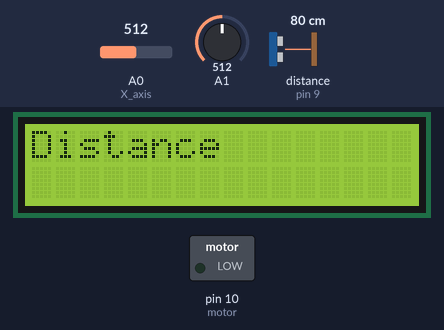
This sketch was run on a simulated Arduino Uno, built with avr-gcc and run on an emulated ATmega328P. Shown: 16×2 character LCD, switched loads named in the sketch (green lamp = pin HIGH). Wiring (inferred from the names in the program): ultrasonic range finder: trigger pin 8; echo pin 9. Inputs (shaded band) come from the test bench; at power-on: A1 = 512, A0 (X_axis) = 512, distance to the obstacle (sensor on pin 9) 80 cm. The echo pulse lasts 58.3 µs per cm; pins used as bus, display or sensor lines are not drawn; what the sketch prints to the serial monitor is not drawn.

Above: at 0.1 s.
At 2.2 s:
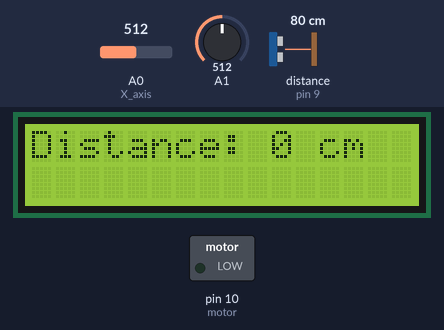
2.3 s: A1 set to 977
3.8 s: A1 set to 1005
Timing chart, 0 to 6.8 s (numbered marks = the images above; inputs shaded):
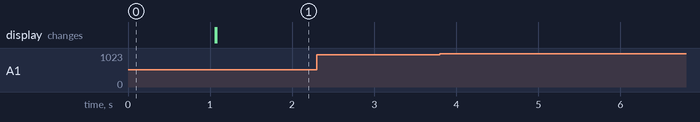

Measured:
- after the input at 2.3 s, every drawn part: stays the same
- after the input at 3.8 s, every drawn part: stays the same

The sketch:

Communication_loop.ino
```cpp
#define STX 0x70  // Start of Text
#define ETX 0x71  // End of Text

char txButton, txTilt, txPot, txA, txB, txC, txD;  // Transmit variables
char txBuffer[8] = {0,0,0,0,0,0,0,ETX};  // Transmit buffer initialized with ETX
char rxBuffer[7];  // Receive buffer
char rxButton, rxTilt, rxPot, rxA, rxB, rxC, rxD;  // Receive variables
int  rx_index;  // Index for receive buffer

#include <LiquidCrystal.h>

// LCD configuration pins
const int rs = 6, en = 7, d4 = 5, d5 = 4, d6 = 3, d7 = 2;
LiquidCrystal lcd(rs, en, d4, d5, d6, d7);

// Sensor and actuator pins
const int trigger = 8;  // Pin connected to the trigger pin of the ultrasonic sensor
const int echo = 9;     // Pin connected to the echo pin of the ultrasonic sensor
const int X_axis = A0;  // Analog pin connected to the X-axis of the joystick
const int motor = 10;   // Pin connected to the motor control


// Function to read inputs from sensors
void readInputs()
{
  long duration;           // Variable to store the duration of the ultrasonic pulse
  int objectDistance;      // Variable to store the calculated distance of an object

  // Trigger the ultrasonic sensor
  digitalWrite(trigger, LOW);         // Ensure the trigger pin is low
  delayMicroseconds(2);               // Wait for 2 microseconds
  digitalWrite(trigger, HIGH);        // Set the trigger pin high to send a pulse
  delayMicroseconds(10);              // Wait for 10 microseconds
  digitalWrite(trigger, LOW);         // Set the trigger pin low again

  // Measure the echo duration (time for the pulse to return)
  duration = pulseIn(echo, HIGH);

  // Calculate the distance in centimeters
  // The formula is based on the speed of sound (343 m/s or 0.034 cm/µs)
  // Dividing by 2 accounts for the round trip of the sound wave
  objectDistance = duration * 0.034 / 2;

  txA = objectDistance;  // Store the calculated distance in the variable `txA`

  // Read the X-axis position of the joystick
  int joystick = analogRead(X_axis);  // Read the analog value from the joystick's X-axis
  int motorVelocity = 0;             // Variable to store the mapped motor velocity

  // Map joystick values to motor velocity
  if (joystick >= 512) {
    // If the joystick is moved forward, map values from [512, 1023] to [0, 127]
    motorVelocity = map(joystick, 512, 1023, 0, 127);
  } else {
    // If the joystick is moved backward, map values from [511, 0] to [0, 127]
    motorVelocity = map(joystick, 511, 0, 0, 127);
  }
  txB = motorVelocity;  // Store the calculated motor velocity in the variable `txB`
}


// Function to write outputs to the motor and LCD
void writeOutputs()
{
  lcd.setCursor(0, 0);  // Set LCD cursor to the first row
  lcd.print("Distance: "); // Display the text "Distance" on the LCD screen
  lcd.print((int)rxA);  // Display received distance
  lcd.print(" cm   ");   // Display the text "cm" on the LCD screen
  analogWrite(motor, (int)rxB);  // Set motor speed based on received data
}

int ledState = LOW;   // ledState used to set the LED

// Encrypt data (dummy function as no real encryption is applied)
char encrypt(char in_char)
{
  char out_char;
  out_char = in_char;  // No transformation
  return out_char;
}

// Decrypt data (dummy function as no real decryption is applied)
char decrypt(char in_char)
{
  char out_char;
  out_char = in_char;  // No transformation
  return out_char;
}

// Setup function for initialization
void setup()
{
  lcd.begin(16, 2);  // Initialize LCD
  lcd.print("Distance"); // Display the text "Distance" on the LCD screen

  pinMode(trigger, OUTPUT);  // Set trigger pin as output
  pinMode(echo, INPUT);      // Set echo pin as input

  delay(1000);  // Wait for 1 second to allow the system to stabilize
  lcd.clear(); // Clear the LCD display
  pinMode(motor, OUTPUT);    // Set motor pin as output

  Serial.begin(9600);  // Initialize serial communication
}

// Transmit interval and states
const long txInterval = 200;        // interval at which to tx bit
int tx_state = 0;
char chr;
unsigned long previousTxMillis = 0;   // will store last time LED was updated

#define TX_START_OF_TEXT  -1
int tx_string_state = TX_START_OF_TEXT;

// Function to get the next character to transmit
char getTxChar()
{
  char chr;

  switch (tx_string_state)
  {
    case TX_START_OF_TEXT:
    tx_string_state = 0;
    txBuffer[0] = txButton;
    txBuffer[1] = txTilt;
    txBuffer[2] = txPot;
    txBuffer[3] = txA;
    txBuffer[4] = txB;
    txBuffer[5] = txC;
    txBuffer[6] = txD;
    return STX;  // Return start of text
    break;

    default:
    chr = txBuffer[tx_string_state];
    tx_string_state++;
    if (chr == ETX)
    {
      tx_string_state = TX_START_OF_TEXT;
      return ETX;  // Return end of text
    }
    else
    {
      return chr;  // Send a character in the string
    }
    break;
  }
}

// Function to handle character transmission
void txChar()
{
  unsigned long currentTxMillis = millis();

  if (currentTxMillis - previousTxMillis >= txInterval)
  {
    previousTxMillis = previousTxMillis + txInterval;

    switch (tx_state)
    {
      case 0:
        chr = encrypt(getTxChar());  // Encrypt the character
        digitalWrite(12, HIGH);  // Transmit Start bit
        tx_state++;
        break;

      case 1:
      case 2:
      case 3:
      case 4:
      case 5:
      case 6:
      case 7:
        if ((chr & 0x40) != 0)   /* Transmit each bit in turn */
        {
          digitalWrite(12, HIGH);
        }
        else
        {
          digitalWrite(12, LOW);
        }
        chr = chr << 1;  //  Shift left to present the next bit
        tx_state++;
        break;

      case 8:
        digitalWrite(12, HIGH);  // Stop bit
        tx_state++;
        break;

      default:
        digitalWrite(12, LOW);
        tx_state++;
        if (tx_state > 20) tx_state = 0;  /* Start resending the character */
        break;
    }
  }
}

// Receive interval and states
const long rxInterval = 20;
int rx_state = 0;
char rx_char;
unsigned long previousRxMillis = 0;
int rx_bits[10] = {0, 0, 0, 0, 0, 0, 0, 0, 0, 0};

// Function to handle character reception
void rxChar()
{
  unsigned long currentRxMillis = millis();
  int sensorValue;
  int i;

  if (currentRxMillis - previousRxMillis >= rxInterval)
  {
    previousRxMillis = previousRxMillis + rxInterval;
    sensorValue = analogRead(A1);  // Simulate receiving signal

    switch (rx_state)
    {
      case 0:
        if (sensorValue >= 990)  // Check for start condition
        {
          rx_bits[0]++;
          rx_state++;
        }
        break;

      case 100:
        if ((rx_bits[0] >= 6) && (rx_bits[8] >= 6))  // Validate start and stop bits
        {
          rx_char = 0;

          for (i = 1; i < 8; i++)  // Decode data bits
          {
            rx_char = rx_char << 1;
            if (rx_bits[i] >= 6) rx_char = rx_char | 0x01;
          }
          rx_char = decrypt(rx_char);  // Decrypt received character

          Serial.println(rx_char + 0);  // Debug print

          switch (rx_char)
          {
            case STX:
            rx_index = 0;  // Reset index for new message
            break;

            case ETX:
            // Assign received data to variables
            rxButton = rxBuffer[0];
            rxTilt = rxBuffer[1];
            rxPot = rxBuffer[2];
            rxA = rxBuffer[3];
            rxB = rxBuffer[4];
            rxC = rxBuffer[5];
            rxD = rxBuffer[6];
            rx_index = 0;  // Reset index
            break;

            default:
            rxBuffer[rx_index] = rx_char;  // Store received character
            rx_index++;
            break;
          }
        }
        else
        {
          Serial.println("Rx error");  // Debug print for errors
        }

        for (i = 0; i < 10; i++)  // Reset bits array
        {
          rx_bits[i] = 0;
        }
        rx_state = 0;  // Reset state
        break;

      default:
        if (sensorValue >= 990)
        {
          rx_bits[rx_state / 10]++;
        }
        rx_state++;
        break;
    }
  }
}

// Main loop function
void loop()
{
  readInputs();  // Read sensor inputs
  txChar();      // Transmit data
  rxChar();      // Receive data
  writeOutputs();  // Write outputs to actuators and LCD
}
```
